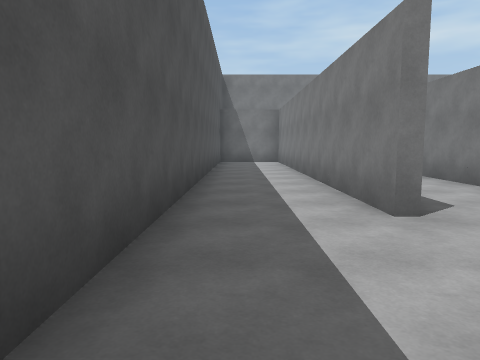
view 1 (above)

17 first-person views from a walk through a Unity game level. The camera is 1.4 m above the floor, tilts 6° down and sees 70° across. The floor is counted in squares, 2 m on a side. Each view is taken from the middle of a square. On the plan, view 1 faces up. The plan holds only what a view shows up to about 11 squares ahead; the rest is blank.

view 2
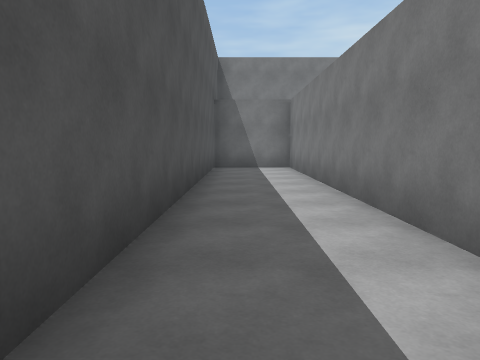

view 3
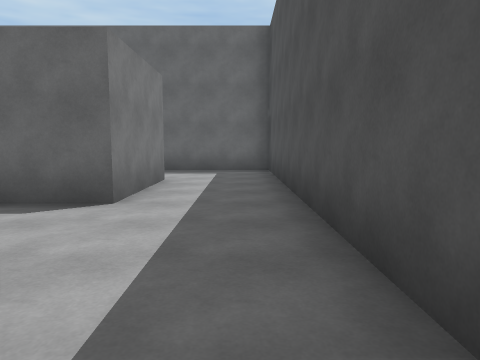

view 4
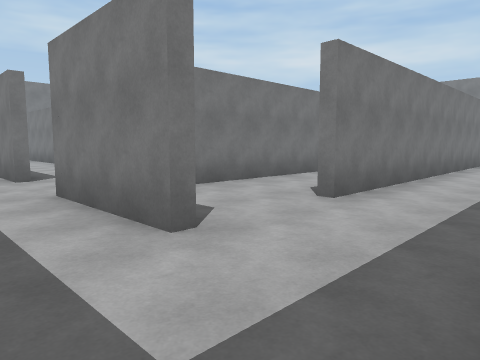

view 5
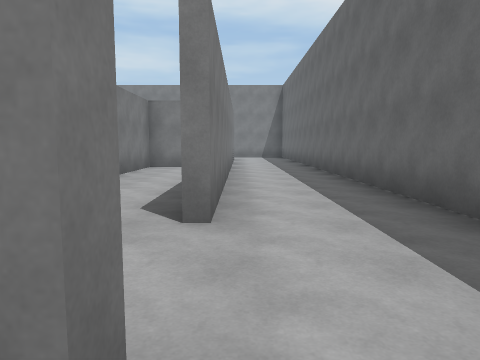

view 6
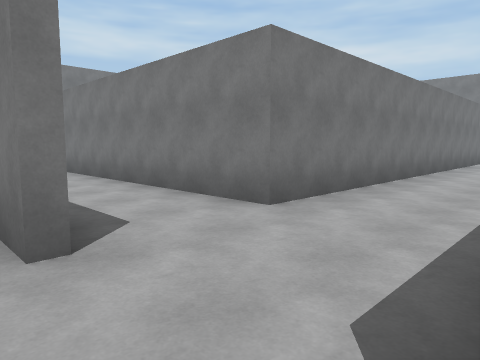

view 7
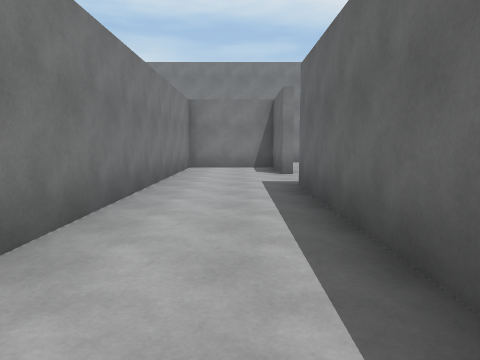

view 8
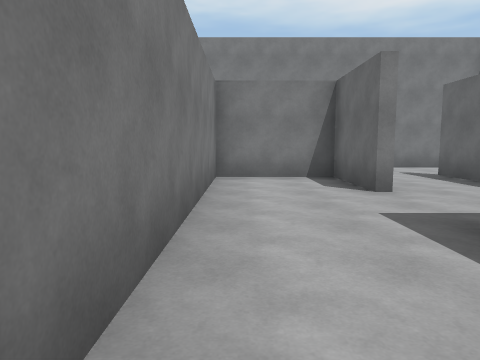

view 9
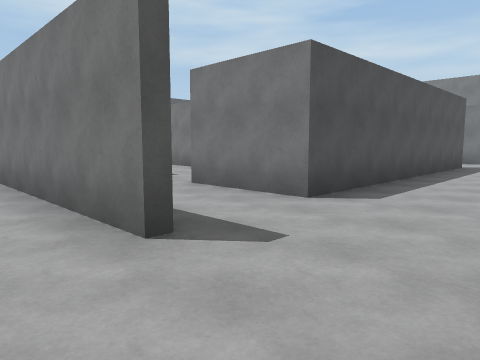

view 10
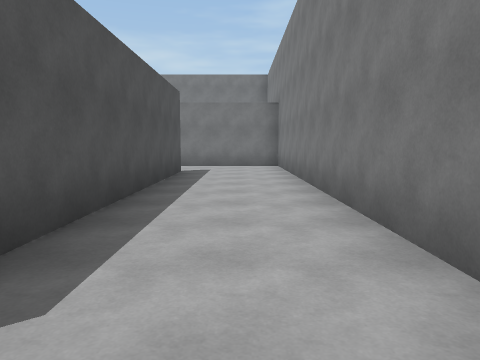

view 11
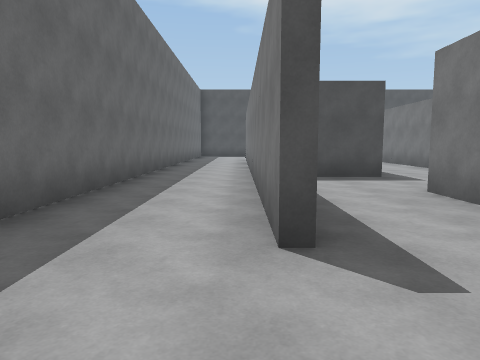

view 12
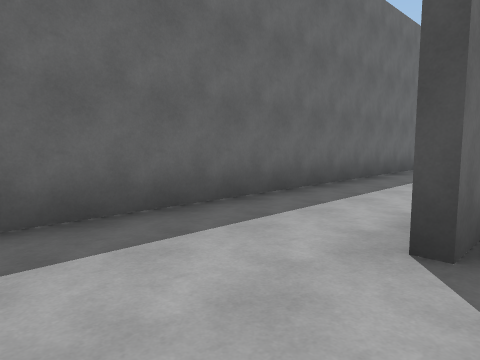

view 13
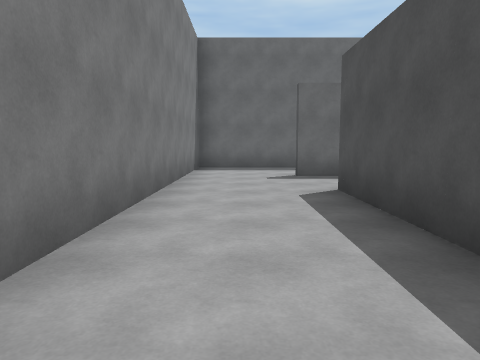

view 14
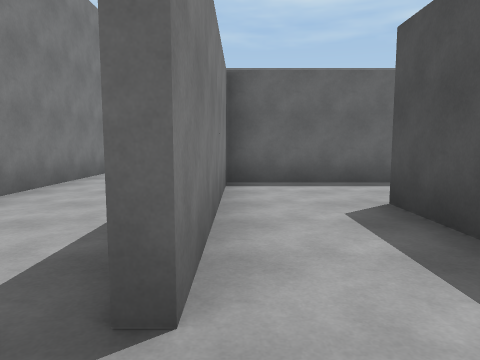

view 15
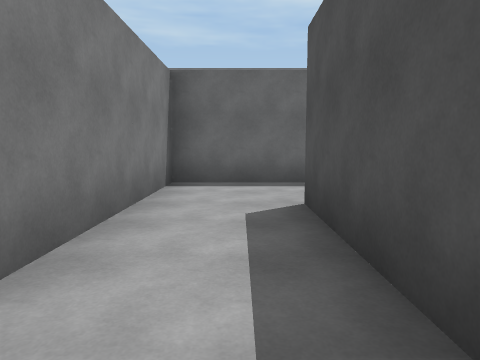

view 16
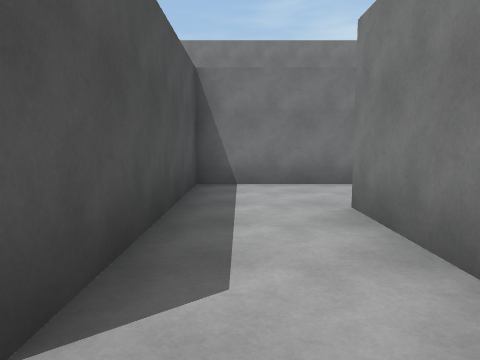

view 17
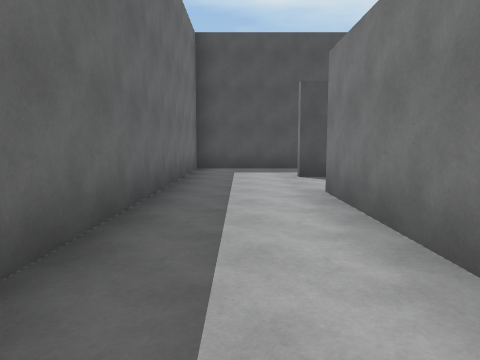

### Floor plan
Ten units are one square. View 1 is at (0, 0); x grows to the right and y downward. Boxes are objects, and circles mark ways between rooms. Rooms are numbered by the first view taken in them; rooms with no view inside come last. Other rooms are left out.
<svg viewBox="-13 -138 210 185">
<path fill="none" stroke="#000" d="M117 -10 117 4M154 15 168 15M168 17 39 17M165 -88 165 -8 139 -8M15 -32 15 -133 -8 -133 -8 42 192 42 192 -110 154 -110M15 18 15 -10 29 -10M72 -10 117 -10M139 -10 162 -10 162 -35 40 -35 40 -101M154 -110 142 -110 142 -85M142 -85 142 -60M131 -38 162 -38 162 -89M115 2 115 -8 36 -8M17 11 17 18"/>
<circle cx="130" cy="-10" r="3" fill="#2a7"/>
<circle cx="20" cy="-25" r="3" fill="#2a7"/>
<circle cx="160" cy="-95" r="3" fill="#2a7"/>
<circle cx="30" cy="10" r="3" fill="#2a7"/>
<circle cx="150" cy="-75" r="3" fill="#2a7"/>
<text x="130" y="-10">1</text>
<text x="70" y="-30">2</text>
<text x="150" y="-100">3</text>
<text x="150" y="-60">4</text>
<text x="70" y="10">5</text>
</svg>
Room 1 opens to room 2. Room 1 opens to room 3. Room 1 opens to room 5. Room 3 opens to room 4.

Where each view was taken, in squares from view 1:
view 1: 0 up, 0 right, facing up
view 2: 3 up, 0 right, facing up
view 3: 5 up, 0 right, facing down
view 4: 4 down, 0 right, facing up-right
view 5: 2 down, 1 right, facing right
view 6: 1 up, 1 right, facing up-right
view 7: 2 up, 6 right, facing right
view 8: 3 up, 9 right, facing right
view 9: 3 down, 19 right, facing up-left
view 10: 0 up, 18 right, facing up
view 11: 2 down, 19 right, facing left
view 12: 1 down, 19 right, facing down-left
view 13: 6 up, 18 right, facing down
view 14: 10 up, 16 right, facing down
view 15: 10 up, 15 right, facing down
view 16: 5 up, 15 right, facing up
view 17: 3 down, 9 right, facing left
